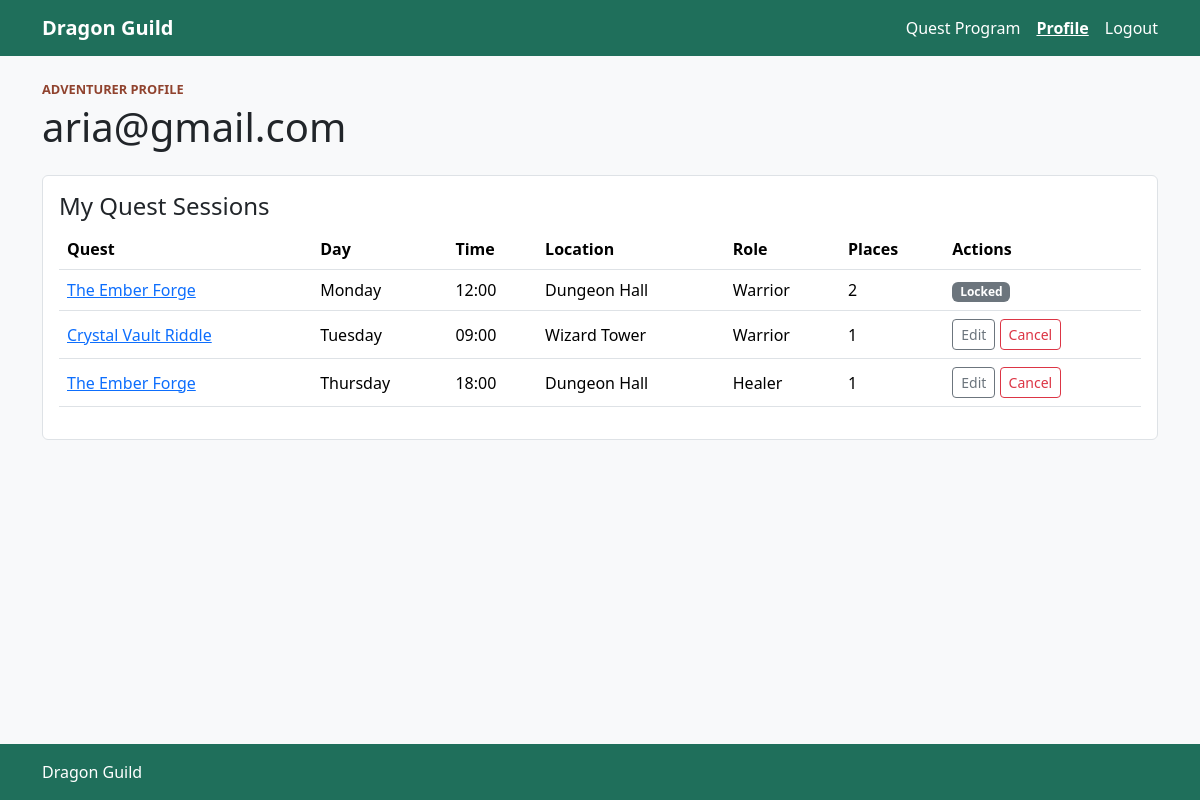
Screenshot of /profile (signed in) with the database file from the repository.
### tables this page shows
CREATE TABLE users (
    id INTEGER,
    email TEXT NOT NULL UNIQUE,
    password TEXT NOT NULL,
    role TEXT NOT NULL,
    PRIMARY KEY (id AUTOINCREMENT)
);

CREATE TABLE participations (
    id INTEGER,
    user_id INTEGER NOT NULL,
    session_id INTEGER NOT NULL,
    role TEXT NOT NULL,
    places INTEGER NOT NULL,
    PRIMARY KEY (id AUTOINCREMENT),
    FOREIGN KEY (user_id) REFERENCES users (id),
    FOREIGN KEY (session_id) REFERENCES sessions (id)
);

CREATE TABLE quests (
    id INTEGER,
    title TEXT NOT NULL,
    duration_minutes INTEGER NOT NULL,
    quest_type TEXT NOT NULL,
    difficulty TEXT NOT NULL,
    description TEXT NOT NULL,
    image_filename TEXT NOT NULL,
    PRIMARY KEY (id AUTOINCREMENT)
);

### app.py (the view, shortened to what this page needs)
@app.route("/profile")
@login_required
def profile():
    participations = []
    for row in participations_dao.list_user_participations(current_user.id):
        item = dict(row)
        item["day_name"] = DAYS[item["day"]]
        item["can_change_participation"] = session_can_change_participation(item)
        participations.append(item)
    return render_template("profile_adventurer.html", participations=participations)

### app.py (called while the page is built)
@login_manager.user_loader
def load_user(user_id):
    row = users_dao.get_user_by_id(user_id)
    if row is None:
        return None
    return User(row["id"], row["email"], row["role"])

def time_to_minutes(value):
    try:
        hours, minutes = value.split(":")
        hours = int(hours)
        minutes = int(minutes)
    except ValueError:
        return None
    if hours < 0 or hours > 23 or minutes < 0 or minutes > 59:
        return None
    return hours * 60 + minutes

def session_can_change_participation(session):
    session_time = session["day"] * 24 * 60 + time_to_minutes(session["start_time"])
    current_time = SIMULATED_CURRENT_DAY * 24 * 60 + time_to_minutes(SIMULATED_CURRENT_TIME)
    return session_time - current_time > CHANGE_DEADLINE_MINUTES

### users_dao.py (called while the page is built)
def get_user_by_id(user_id):
    conn = sqlite3.connect(DB_PATH)
    conn.row_factory = sqlite3.Row
    cursor = conn.cursor()
    cursor.execute("SELECT * FROM users WHERE id = ?", (user_id,))
    user = cursor.fetchone()
    cursor.close()
    conn.close()
    return user

### templates/profile_adventurer.html (shortened to what this page needs)
{% extends "base.html" %}
{% block content %}
<header class="mb-4">
    <p class="eyebrow">Adventurer profile</p>
    <h1>{{ current_user.email }}</h1>
</header>
<section class="bg-white border rounded p-3">
    <h2 class="h4">My Quest Sessions</h2>
    <div class="table-responsive">
        <table class="table table-hover align-middle">
            <thead>
                <tr>
                    <th>Quest</th><th>Day</th><th>Time</th><th>Location</th>
                    <th>Role</th><th>Places</th><th>Actions</th>
                </tr>
            </thead>
            <tbody>
                {% for item in participations %}
                    <tr>
                        <td><a href="{{ url_for('session_detail', session_id=item.session_id) }}">{{ item.title }}</a></td>
                        <td>{{ item.day_name }}</td>
                        <td>{{ item.start_time }}</td>
                        <td>{{ item.location }}</td>
                        <td>{{ item.selected_role }}</td>
                        <td>{{ item.places }}</td>
                        <td>
                            {% if item.can_change_participation %}
                                <a class="btn btn-outline-secondary btn-sm" href="{{ url_for('session_detail', session_id=item.session_id) }}">Edit</a>
                                <form action="{{ url_for('delete_participation', participation_id=item.participation_id) }}" method="post" class="d-inline">
                                    <button class="btn btn-outline-danger btn-sm" type="submit">Cancel</button>
                                </form>
                            {% else %}
                                <span class="badge text-bg-secondary">Locked</span>
                            {% endif %}
                        </td>
                    </tr>
                {% else %}
                    <tr><td colspan="7">No quest sessions joined yet.</td></tr>
                {% endfor %}
            </tbody>
        </table>
    </div>
</section>
{% endblock %}

### static/style.css (style rules this page uses)
.eyebrow { color: #90432e; font-size: 0.8rem; font-weight: bold; margin-bottom: 0.25rem; text-transform: uppercase; }

### rows the page displays
users: email "aria@gmail.com"
participations: title "The Ember Forge", day_name "Monday", start_time "12:00", location "Dungeon Hall", selected_role "Warrior", places "2", shows "Locked"
participations: title "Crystal Vault Riddle", day_name "Tuesday", start_time "09:00", location "Wizard Tower", selected_role "Warrior", places "1"
participations: title "The Ember Forge", day_name "Thursday", start_time "18:00", location "Dungeon Hall", selected_role "Healer", places "1"
